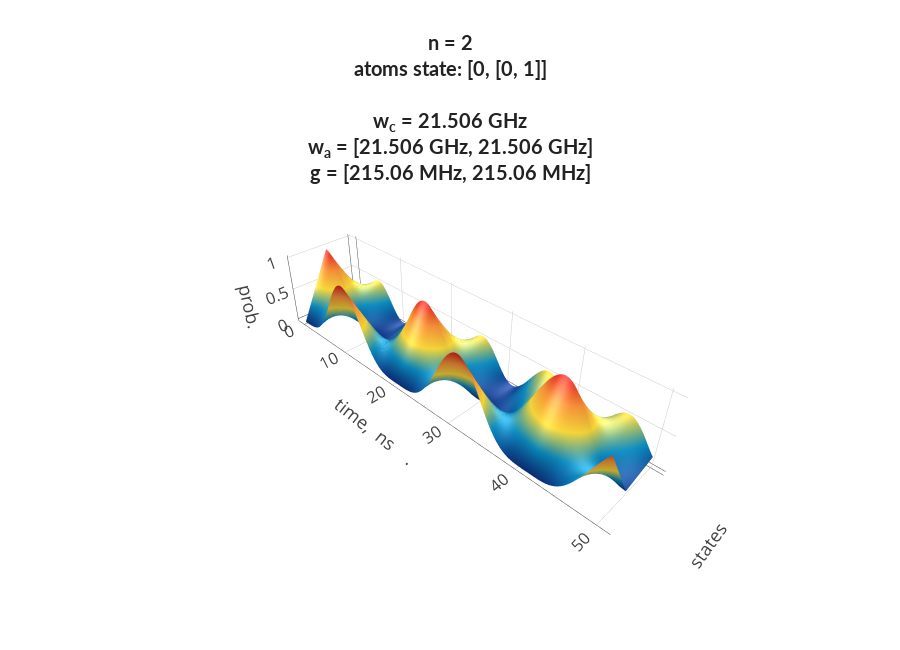

Notebook code cell kept with this figure:
### Code cell
y_scale = 1

if config.T < 0.5 * config.mks:
    y_scale = 0.1
elif config.T == 0.5 * config.mks:
    y_scale = 0.01
elif config.T == 1 * config.mks:
    y_scale = 7.5
    # y_scale = 10
elif config.T == 5 * config.mks:
    y_scale = 1

plt = PlotBuilder3D()

# title = ""
title = "<b>"
title += "n = " + str(config.n)

if config.capacity - config.n > 0:
    title += "<br>" + str(config.capacity - config.n) + \
            " photons in cavity"
title += "<br>atoms state: " + str(config.init_state)
title += "<br>"
title += "<br>w<sub>c</sub> = " + wc_str(config.wc)
title += "<br>w<sub>a</sub> = " + \
        "[" + ", ".join([wa_str(i) for i in config.wa]) + "]"
title += "<br>g = " + "[" + ", ".join([g_str(i) for i in config.g]) + "]"
title += "</b>"

plt.set_title(title)

plt.set_xaxis("states")
plt.set_yaxis("time, " + T_str_mark(config.T))
plt.set_zaxis("prob.")

plt.set_yscale(y_scale)

plt.set_width(900)
plt.set_height(650)

plt.iplot(
    x_csv=config.path + "/" + "x.csv",
    y_csv=config.path + "/" + "t.csv",
    z_csv=config.path + "/" + "z.csv",
    # t_coeff=20000 / 1000 * (config.T / 1e-6),
    online=False,
    path=config.path,
    filename="BipartiteGeneral",
)

### Figure 1 — Plotly figure (JSON) as saved in the notebook; plotly's stock layout.template omitted (floating-point values rounded to 4 significant figures; data arrays with more than 128 entries replaced by an {"elided": "..."} marker saying what was removed)
{"data": [{"colorscale": "Portland", "lighting": {"diffuse": 0.5, "fresnel": 0.2, "specular": 0.2}, "showlegend": false, "showscale": false, "type": "surface", "uid": "8aa9dacd-f4a4-4902-ba2b-3babe6e82a7c", "z": {"elided": "1000x3 float values"}}], "layout": {"autosize": false, "height": 650, "plot_bgcolor": "#AAA", "scene": {"aspectratio": {"x": 1, "y": 5, "z": 1}, "camera": {"center": {"x": 0, "y": 0, "z": 0.2}, "eye": {"x": 3.75, "y": 3.75, "z": 3.75}, "up": {"x": 0, "y": 0, "z": 1}}, "xaxis": {"autorange": true, "showgrid": false, "showline": false, "tickfont": {"size": 14}, "ticktext": ["", "", ""], "tickvals": [0, 1, 2], "title": "states", "titlefont": {"size": 18}}, "yaxis": {"autorange": true, "linewidth": 1, "tickfont": {"size": 14}, "ticktext": [0, 10, 20, 30, 40, 50], "tickvals": [0, 200, 400, 600, 800, 1000], "title": "time,  ns\t\t\t\t.", "titlefont": {"size": 18}}, "zaxis": {"autorange": true, "linewidth": 1, "range": [0, 1], "tickfont": {"size": 14}, "title": "prob.", "titlefont": {"size": 18}}}, "showlegend": false, "title": "<b>n = 2<br>atoms state: [0, [0, 1]]<br><br>w<sub>c</sub> = 21.506 GHz<br>w<sub>a</sub> = [21.506 GHz, 21.506 GHz]<br>g = [215.06 MHz, 215.06 MHz]</b>", "titlefont": {"color": "#222", "family": "Lato", "size": 20}, "width": 900, "xaxis": {"tickfont": {"size": 200}, "ticks": "outside"}, "yaxis": {"tickfont": {"size": 200}, "ticks": "outside", "title": "y Axis", "titlefont": {"color": "#FFFFFF", "family": "Courier New, monospace", "size": 40}}}}
